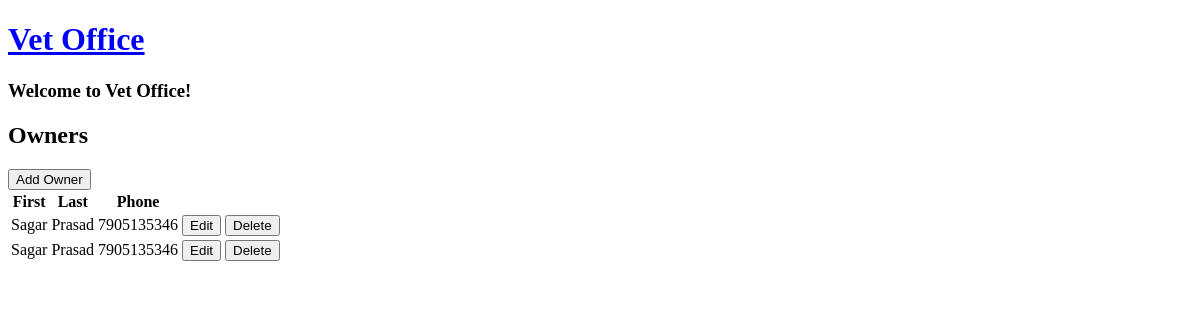
/owner/list/, run on an earlier commit of the app's database.
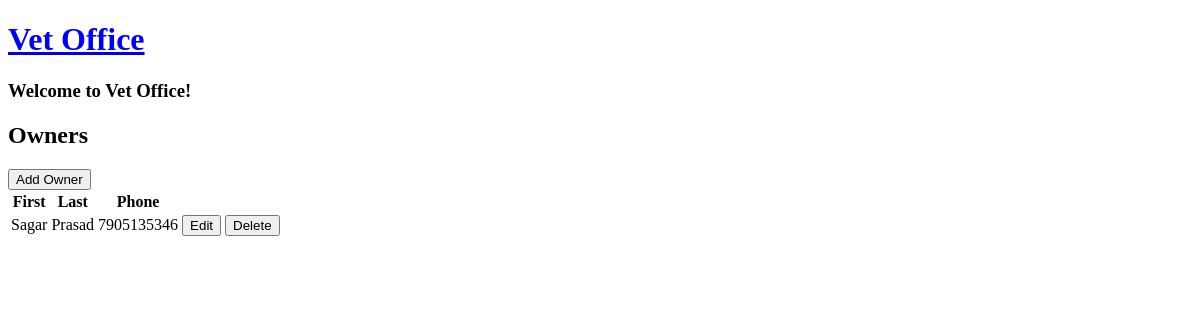
And on a later commit of the database.
### vetoffice/models.py (models this page shows, shortened)
class Owner(models.Model):
  first_name = models.CharField(max_length=200)
  last_name = models.CharField(max_length=200)
  phone = models.CharField(max_length=20)

### vetoffice/views.py (the view)
# urls.py: path('owner/list/',views.OwnerList.as_view(),name
class OwnerList(ListView):
  model = Owner
  template_name = 'vetoffice/owner_list.html'

### vetoffice/templates/vetoffice/owner_list.html
{% extends './base.html' %}
{% block content %}
<h2>Owners</h2>
<a href="{% url 'ownercreate'%}"><button class="btn">Add Owner</button></a>
<table id="owners">
  <tr>
    <th>First</th>
    <th>Last</th>
    <th>Phone</th>
      <th> </th>
      <th> </th>
  </tr>
  {% for owner in owner_list %}
  <tr>
      <td>{{ owner.first_name }}</td>
      <td>{{ owner.last_name }}</td>
      <td>{{ owner.phone }}</td>
      <td><a href="{%url 'ownerupdate' owner.id %}"><button>Edit</button></a></td>
      <td><a href="{% url 'ownerdelete' owner.id %}"><button>Delete</button></a></td>
  </tr>
  {% endfor %}
</table>
{% endblock %}

### vetoffice/templates/vetoffice/base.html (shortened to what this page needs)
{% load static %}
<!DOCTYPE html>
<html lang="en">
<head>
  <link rel="stylesheet" href="{% static 'vetoffice/styles.css' %}">
</head>
<body>
  <a href="{% url 'home' %}"><h1>Vet Office</h1></a>
  <h3>Welcome to Vet Office!</h3>
  {% block content %}
  {% endblock %}
</body>
</html>

### vetoffice/static/vetoffice/styles.css (style rules this page uses)
h1 { color: blue; }

What changed in the data, as far as the page shows it:
removed Owner: first_name "Sagar", last_name "Prasad", phone "7905135346"
